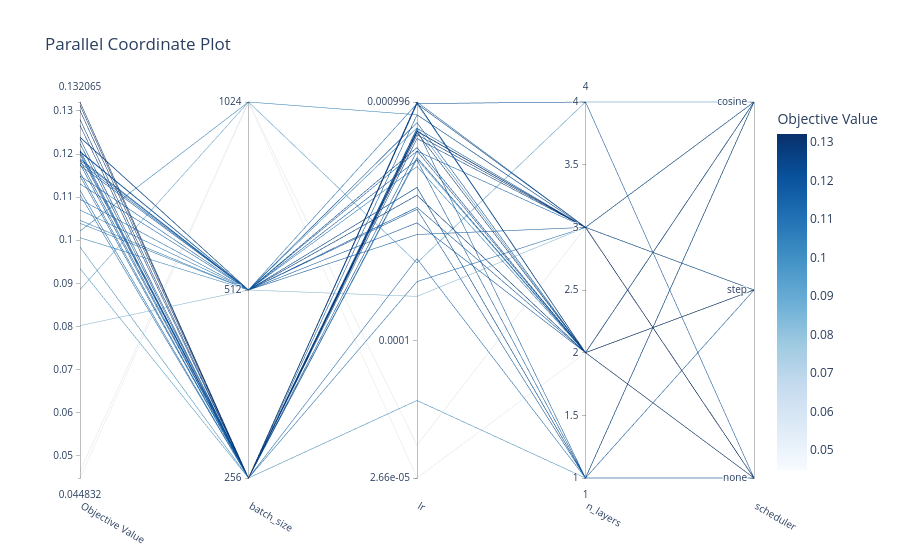

The code cell stored with this chart in its notebook:
### Code cell
plot_parallel_coordinate(study, params=["lr", "n_layers", "scheduler", "batch_size"])

### Figure 1 — Plotly figure (JSON) as saved in the notebook; plotly's stock layout.template omitted (floating-point values rounded to 4 significant figures)
{"data": [{"dimensions": [{"label": "Objective Value", "range": [0.04483, 0.1321], "values": [0.09843, 0.1106, 0.128, 0.1185, 0.1149, 0.1224, 0.1199, 0.09344, 0.1116, 0.1313, 0.1321, 0.1157, 0.1266, 0.1209, 0.1177, 0.1301, 0.1204, 0.1236, 0.08018, 0.1006, 0.1205, 0.1095, 0.1206, 0.107, 0.1238, 0.1039, 0.1174, 0.1149, 0.118, 0.1239, 0.1046, 0.1131, 0.1189, 0.1185, 0.04483, 0.08854, 0.04636, 0.1021]}, {"label": "batch_size", "range": [0, 2], "ticktext": ["256", "512", "1024"], "tickvals": [0, 1, 2], "values": [0, 0, 0, 0, 0, 0, 0, 0, 0, 0, 0, 0, 0, 0, 0, 0, 0, 0, 1, 1, 1, 1, 1, 1, 1, 1, 1, 1, 1, 1, 1, 1, 1, 1, 2, 2, 2, 2]}, {"label": "lr", "range": [-4.575, -3.002], "ticktext": ["2.66e-05", "0.0001", "0.000996"], "tickvals": [-4.575, -4, -3.002], "values": [-4.251, -3.753, -3.003, -3.117, -3.002, -3.234, -3.207, -3.241, -3.658, -3.13, -3.125, -3.112, -3.009, -3.008, -3.123, -3.139, -3.055, -3.155, -3.815, -3.11, -3.088, -3.008, -3.443, -3.359, -3.392, -3.392, -3.451, -3.556, -3.245, -3.192, -3.272, -3.207, -3.507, -3.359, -4.575, -3.675, -4.438, -3.055]}, {"label": "n_layers", "range": [1, 4], "values": [1, 3, 2, 1, 3, 2, 2, 2, 1, 2, 3, 3, 3, 4, 3, 3, 3, 3, 3, 2, 2, 2, 2, 1, 2, 2, 1, 3, 1, 2, 2, 3, 2, 1, 2, 4, 3, 3]}, {"label": "scheduler", "range": [0, 2], "ticktext": ["none", "step", "cosine"], "tickvals": [0, 1, 2], "values": [0, 2, 1, 1, 1, 1, 1, 1, 0, 0, 0, 0, 0, 0, 0, 0, 0, 0, 1, 2, 2, 2, 2, 2, 2, 1, 2, 1, 2, 2, 2, 2, 2, 2, 0, 2, 2, 0]}], "labelangle": 30, "labelside": "bottom", "line": {"color": [0.09843, 0.1106, 0.128, 0.1185, 0.1149, 0.1224, 0.1199, 0.09344, 0.1116, 0.1313, 0.1321, 0.1157, 0.1266, 0.1209, 0.1177, 0.1301, 0.1204, 0.1236, 0.08018, 0.1006, 0.1205, 0.1095, 0.1206, 0.107, 0.1238, 0.1039, 0.1174, 0.1149, 0.118, 0.1239, 0.1046, 0.1131, 0.1189, 0.1185, 0.04483, 0.08854, 0.04636, 0.1021], "colorbar": {"title": {"text": "Objective Value"}}, "colorscale": [[0, "rgb(247,251,255)"], [0.125, "rgb(222,235,247)"], [0.25, "rgb(198,219,239)"], [0.375, "rgb(158,202,225)"], [0.5, "rgb(107,174,214)"], [0.625, "rgb(66,146,198)"], [0.75, "rgb(33,113,181)"], [0.875, "rgb(8,81,156)"], [1, "rgb(8,48,107)"]], "reversescale": false, "showscale": true}, "type": "parcoords"}], "layout": {"title": {"text": "Parallel Coordinate Plot"}}}
